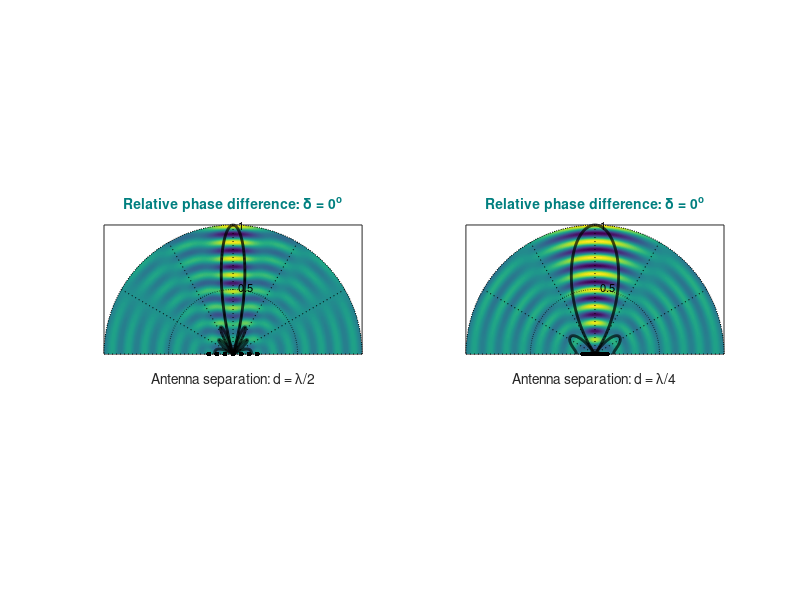
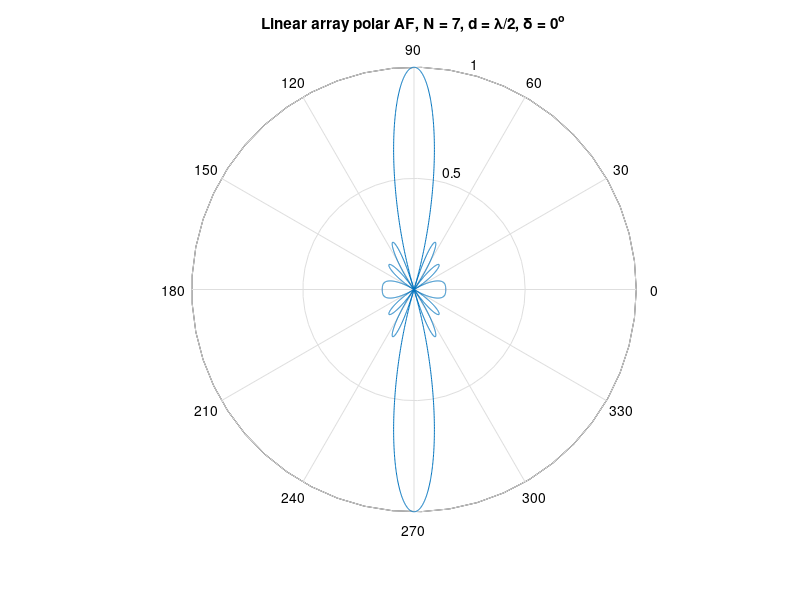
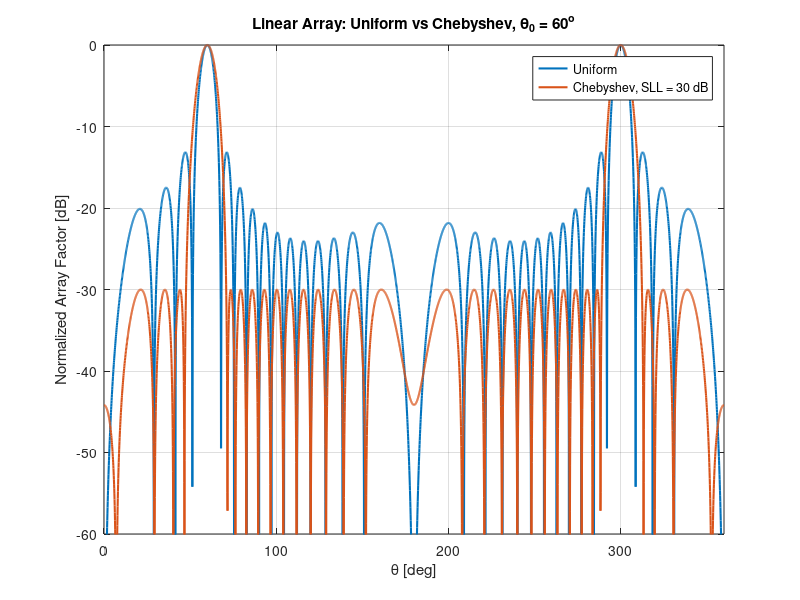
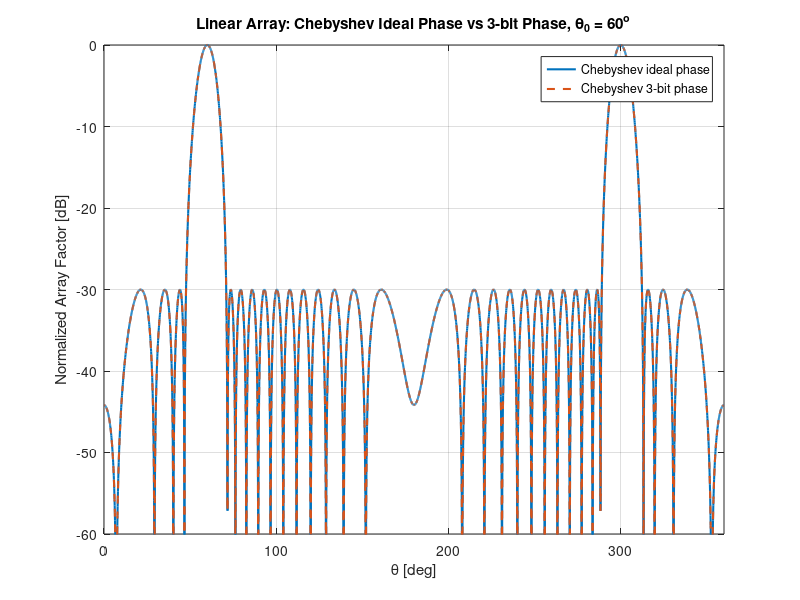

MATLAB code to generate these figures, in order:
function s7()
% Complete phased-array MATLAB demo combining:
%   1) Original-style spatial field snapshots E(x,y,t)
%   2) Original-style polar array-factor plots
%   3) Chebyshev amplitude tapering
%   4) 3-bit phase quantization
%   5) Linear vs circular array comparison
%   6) Numerical metrics: HPBW, PSLL, pointing error, quantization loss
%   7) Circular-array Chebyshev tapering and phase quantization
%   8) Separate phase-quantization figures for 60 deg and 55 deg steering

clear; clc; close all;
set(0,'defaultFigureColor',[1 1 1]);

%  1. Physical and numerical parameters
freq   = 1e9;          % Hz
c      = 3e8;          % m/s
lambda = c/freq;       % wavelength
T      = 1/freq;       % period
omega  = 2*pi*freq;    % angular frequency
k      = 2*pi/lambda;  % wavenumber

% Angular grid for array-factor plots
theta = linspace(0, 2*pi, 4001);
thetaDeg = theta*180/pi;

% Spatial grid parameters for field snapshots
Ns = 30;               % samples per wavelength
Rmax = 8*lambda;       % field view radius
t0 = 0;                % one time snapshot

%  2. Original-style visualization, like the first demo
%  7-element linear array, d = lambda/2 and d = lambda/4, broadside

N0 = 7;
theta0_original = pi/2;       % broadside for linear array along x-axis
ampUniform7 = ones(N0,1);

[xLin_half,    yLin_half]    = linearArray2D(N0, lambda/2);
[xLin_quarter, yLin_quarter] = linearArray2D(N0, lambda/4);

figure('Name','Original-style field snapshots');
subplot(1,2,1);
plotFieldSnapshotAxes(gca, xLin_half, yLin_half, ampUniform7, theta, ...
    theta0_original, k, omega, t0, lambda, Ns, Rmax, inf, true, ...
    'Antenna separation: d = \lambda/2', ...
    'Relative phase difference: \delta = 0^o');

subplot(1,2,2);
plotFieldSnapshotAxes(gca, xLin_quarter, yLin_quarter, ampUniform7, theta, ...
    theta0_original, k, omega, t0, lambda, Ns, Rmax, inf, true, ...
    'Antenna separation: d = \lambda/4', ...
    'Relative phase difference: \delta = 0^o');

% Original-style polar plot of the array factor
AF_original = arrayFactor2D(xLin_half, yLin_half, ampUniform7, theta, ...
    theta0_original, k, inf);

figure('Name','Original-style polar array factor');
polar(theta, AF_original/max(AF_original));
title('Linear array polar AF, N = 7, d = \lambda/2, \delta = 0^o');

%  3. Extended study parameters
N = 16;                 % number of elements for the extended study
d = lambda/2;           % nominal inter-element spacing
theta0_deg = 60;        % off-broadside steering angle
theta0 = theta0_deg*pi/180;

SLL = 30;               % Chebyshev sidelobe target in dB
B = 3;                  % phase shifter bits
analysisSectorDeg = 180;

if exist('chebwin','file') ~= 2
    error(['chebwin was not found. It requires the Signal Processing Toolbox. ', ...
           'Install it or replace wCheb with another taper.']);
end

%  4. Create geometries
[xLin, yLin]   = linearArray2D(N, d);
[xCirc, yCirc] = circularArray2D(N, d);

%  5. Amplitude weights
wUniform = ones(N,1);

wCheb = chebwin(N, SLL);
wCheb = wCheb / max(wCheb);

%  6. Compute array factors
% Linear array
AF_lin_uniform_ideal = arrayFactor2D(xLin, yLin, wUniform, theta, theta0, k, inf);
AF_lin_cheb_ideal    = arrayFactor2D(xLin, yLin, wCheb,    theta, theta0, k, inf);
AF_lin_uniform_q     = arrayFactor2D(xLin, yLin, wUniform, theta, theta0, k, B);
AF_lin_cheb_q        = arrayFactor2D(xLin, yLin, wCheb,    theta, theta0, k, B);

% Circular array
AF_circ_uniform_ideal = arrayFactor2D(xCirc, yCirc, wUniform, theta, theta0, k, inf);
AF_circ_uniform_q     = arrayFactor2D(xCirc, yCirc, wUniform, theta, theta0, k, B);
AF_circ_cheb_ideal    = arrayFactor2D(xCirc, yCirc, wCheb,    theta, theta0, k, inf);
AF_circ_cheb_q        = arrayFactor2D(xCirc, yCirc, wCheb,    theta, theta0, k, B);

% Extra phase-quantization study for the linear Chebyshev case
B_high = 4;             % higher phase resolution: 16 states, 22.5 deg step
B_low  = 1;             % lower phase resolution: 2 states, 180 deg step
theta0_alt_deg = 55;    % alternative steering angle to make quantization error visible
theta0_alt = theta0_alt_deg*pi/180;

AF_lin_cheb_q_4bit      = arrayFactor2D(xLin, yLin, wCheb, theta, theta0,     k, B_high);
AF_lin_cheb_q_1bit      = arrayFactor2D(xLin, yLin, wCheb, theta, theta0,     k, B_low);
AF_lin_cheb_ideal_55    = arrayFactor2D(xLin, yLin, wCheb, theta, theta0_alt, k, inf);
AF_lin_cheb_q_4bit_55   = arrayFactor2D(xLin, yLin, wCheb, theta, theta0_alt, k, B_high);
AF_lin_cheb_q_3bit_55   = arrayFactor2D(xLin, yLin, wCheb, theta, theta0_alt, k, B);
AF_lin_cheb_q_1bit_55   = arrayFactor2D(xLin, yLin, wCheb, theta, theta0_alt, k, B_low);


%  7. dB plots for analytical comparison
figure('Name','Linear uniform vs Chebyshev');
plot(thetaDeg, normDb(AF_lin_uniform_ideal), 'LineWidth', 1.5); hold on;
plot(thetaDeg, normDb(AF_lin_cheb_ideal),    'LineWidth', 1.5);
grid on; ylim([-60 0]); xlim([0 360]);
xlabel('\theta [deg]');
ylabel('Normalized Array Factor [dB]');
title(['Linear Array: Uniform vs Chebyshev, \theta_0 = ' num2str(theta0_deg) '^o']);
legend('Uniform', ['Chebyshev, SLL = ' num2str(SLL) ' dB']);

figure('Name','Linear phase quantization');
plot(thetaDeg, normDb(AF_lin_cheb_ideal), 'LineWidth', 1.5); hold on;
plot(thetaDeg, normDb(AF_lin_cheb_q), '--', 'LineWidth', 1.5);
grid on; ylim([-60 0]); xlim([0 360]);
xlabel('\theta [deg]');
ylabel('Normalized Array Factor [dB]');
title(['Linear Array: Chebyshev Ideal Phase vs ' num2str(B) '-bit Phase, \theta_0 = ' num2str(theta0_deg) '^o']);
legend('Chebyshev ideal phase', ['Chebyshev ' num2str(B) '-bit phase']);

figure('Name','Linear Chebyshev phase bits, theta0 = 60 deg');
plot(thetaDeg, normDb(AF_lin_cheb_ideal),  'LineWidth', 1.5); hold on;
plot(thetaDeg, normDb(AF_lin_cheb_q_4bit), '--', 'LineWidth', 1.5);
plot(thetaDeg, normDb(AF_lin_cheb_q),      '-.', 'LineWidth', 1.5);
plot(thetaDeg, normDb(AF_lin_cheb_q_1bit), ':',  'LineWidth', 1.8);
grid on; ylim([-60 0]); xlim([0 360]);
xlabel('\theta [deg]');
ylabel('Normalized Array Factor [dB]');
title(['Linear Chebyshev: Ideal vs 4-bit, 3-bit, 1-bit, \theta_0 = ' num2str(theta0_deg) '^o']);
legend( ...
    ['Ideal, \theta_0 = ' num2str(theta0_deg) '^o'], ...
    [num2str(B_high) '-bit, \theta_0 = ' num2str(theta0_deg) '^o'], ...
    [num2str(B)      '-bit, \theta_0 = ' num2str(theta0_deg) '^o'], ...
    [num2str(B_low)  '-bit, \theta_0 = ' num2str(theta0_deg) '^o'] ...
);

figure('Name','Linear Chebyshev phase bits, theta0 = 55 deg');
plot(thetaDeg, normDb(AF_lin_cheb_ideal_55),  'LineWidth', 1.5); hold on;
plot(thetaDeg, normDb(AF_lin_cheb_q_4bit_55), '--', 'LineWidth', 1.5);
plot(thetaDeg, normDb(AF_lin_cheb_q_3bit_55), '-.', 'LineWidth', 1.5);
plot(thetaDeg, normDb(AF_lin_cheb_q_1bit_55), ':',  'LineWidth', 1.8);
grid on; ylim([-60 0]); xlim([0 360]);
xlabel('\theta [deg]');
ylabel('Normalized Array Factor [dB]');
title(['Linear Chebyshev: Ideal vs 4-bit, 3-bit, 1-bit, \theta_0 = ' num2str(theta0_alt_deg) '^o']);
legend( ...
    ['Ideal, \theta_0 = ' num2str(theta0_alt_deg) '^o'], ...
    [num2str(B_high) '-bit, \theta_0 = ' num2str(theta0_alt_deg) '^o'], ...
    [num2str(B)      '-bit, \theta_0 = ' num2str(theta0_alt_deg) '^o'], ...
    [num2str(B_low)  '-bit, \theta_0 = ' num2str(theta0_alt_deg) '^o'] ...
);

figure('Name','Linear vs circular');
plot(thetaDeg, normDb(AF_lin_uniform_ideal),  'LineWidth', 1.5); hold on;
plot(thetaDeg, normDb(AF_circ_uniform_ideal), 'LineWidth', 1.5);
grid on; ylim([-60 0]); xlim([0 360]);
xlabel('\theta [deg]');
ylabel('Normalized Array Factor [dB]');
title(['Linear Array vs Circular Array, \theta_0 = ' num2str(theta0_deg) '^o']);
legend('Linear array', 'Circular array');

figure('Name','Circular uniform vs Chebyshev');
plot(thetaDeg, normDb(AF_circ_uniform_ideal), 'LineWidth', 1.5); hold on;
plot(thetaDeg, normDb(AF_circ_cheb_ideal),    'LineWidth', 1.5);
grid on; ylim([-60 0]); xlim([0 360]);
xlabel('\theta [deg]');
ylabel('Normalized Array Factor [dB]');
title(['Circular Array: Uniform vs Chebyshev, \theta_0 = ' num2str(theta0_deg) '^o']);
legend('Circular uniform', ['Circular Chebyshev, SLL = ' num2str(SLL) ' dB']);

figure('Name','Circular phase quantization');
plot(thetaDeg, normDb(AF_circ_uniform_ideal), 'LineWidth', 1.5); hold on;
plot(thetaDeg, normDb(AF_circ_uniform_q), '--', 'LineWidth', 1.5);
grid on; ylim([-60 0]); xlim([0 360]);
xlabel('\theta [deg]');
ylabel('Normalized Array Factor [dB]');
title(['Circular Array: Uniform Ideal Phase vs ' num2str(B) '-bit Phase, \theta_0 = ' num2str(theta0_deg) '^o']);
legend('Circular uniform ideal phase', ['Circular uniform ' num2str(B) '-bit phase']);

figure('Name','Circular Chebyshev phase quantization');
plot(thetaDeg, normDb(AF_circ_cheb_ideal), 'LineWidth', 1.5); hold on;
plot(thetaDeg, normDb(AF_circ_cheb_q), '--', 'LineWidth', 1.5);
grid on; ylim([-60 0]); xlim([0 360]);
xlabel('\theta [deg]');
ylabel('Normalized Array Factor [dB]');
title(['Circular Array: Chebyshev Ideal Phase vs ' num2str(B) '-bit Phase, \theta_0 = ' num2str(theta0_deg) '^o']);
legend('Circular Chebyshev ideal phase', ['Circular Chebyshev ' num2str(B) '-bit phase']);

%  8. Extended field snapshots, now including tapering, quantization,
%  and circular geometry
figure('Name','Extended field snapshots');
subplot(1,3,1);
plotFieldSnapshotAxes(gca, xLin, yLin, wCheb, theta, theta0, k, omega, ...
    t0, lambda, Ns, Rmax, B, false, ...
    ['Linear Chebyshev, ' num2str(B) '-bit phase'], ...
    ['\theta_0 = ' num2str(theta0_deg) '^o']);

subplot(1,3,2);
plotFieldSnapshotAxes(gca, xCirc, yCirc, wUniform, theta, theta0, k, omega, ...
    t0, lambda, Ns, Rmax, B, false, ...
    ['Circular uniform, ' num2str(B) '-bit phase'], ...
    ['\theta_0 = ' num2str(theta0_deg) '^o']);

subplot(1,3,3);
plotFieldSnapshotAxes(gca, xCirc, yCirc, wCheb, theta, theta0, k, omega, ...
    t0, lambda, Ns, Rmax, B, false, ...
    ['Circular Chebyshev, ' num2str(B) '-bit phase'], ...
    ['\theta_0 = ' num2str(theta0_deg) '^o']);

%  9. Metrics
m_lin_uniform_ideal  = patternMetrics(theta, AF_lin_uniform_ideal, theta0, analysisSectorDeg);
m_lin_cheb_ideal     = patternMetrics(theta, AF_lin_cheb_ideal,    theta0, analysisSectorDeg);
m_lin_cheb_q         = patternMetrics(theta, AF_lin_cheb_q,        theta0, analysisSectorDeg);
m_lin_cheb_q_4bit    = patternMetrics(theta, AF_lin_cheb_q_4bit,   theta0, analysisSectorDeg);
m_lin_cheb_q_1bit    = patternMetrics(theta, AF_lin_cheb_q_1bit,   theta0, analysisSectorDeg);
m_lin_cheb_ideal_55  = patternMetrics(theta, AF_lin_cheb_ideal_55, theta0_alt, analysisSectorDeg);
m_lin_cheb_q_4bit_55 = patternMetrics(theta, AF_lin_cheb_q_4bit_55, theta0_alt, analysisSectorDeg);
m_lin_cheb_q_3bit_55 = patternMetrics(theta, AF_lin_cheb_q_3bit_55, theta0_alt, analysisSectorDeg);
m_lin_cheb_q_1bit_55 = patternMetrics(theta, AF_lin_cheb_q_1bit_55, theta0_alt, analysisSectorDeg);
m_circ_uniform_ideal = patternMetrics(theta, AF_circ_uniform_ideal, theta0, analysisSectorDeg);
m_circ_uniform_q     = patternMetrics(theta, AF_circ_uniform_q,     theta0, analysisSectorDeg);
m_circ_cheb_ideal    = patternMetrics(theta, AF_circ_cheb_ideal,    theta0, analysisSectorDeg);
m_circ_cheb_q        = patternMetrics(theta, AF_circ_cheb_q,        theta0, analysisSectorDeg);

loss_lin_cheb_q_dB      = quantizationLoss(theta, AF_lin_cheb_ideal, AF_lin_cheb_q, theta0, analysisSectorDeg);
loss_lin_cheb_4bit_dB = quantizationLoss(theta, AF_lin_cheb_ideal, AF_lin_cheb_q_4bit, theta0, analysisSectorDeg);
loss_lin_cheb_1bit_dB = quantizationLoss(theta, AF_lin_cheb_ideal, AF_lin_cheb_q_1bit, theta0, analysisSectorDeg);
loss_lin_cheb_4bit_55_dB = quantizationLoss(theta, AF_lin_cheb_ideal_55, AF_lin_cheb_q_4bit_55, theta0_alt, analysisSectorDeg);
loss_lin_cheb_3bit_55_dB = quantizationLoss(theta, AF_lin_cheb_ideal_55, AF_lin_cheb_q_3bit_55, theta0_alt, analysisSectorDeg);
loss_lin_cheb_1bit_55_dB = quantizationLoss(theta, AF_lin_cheb_ideal_55, AF_lin_cheb_q_1bit_55, theta0_alt, analysisSectorDeg);
loss_circ_q_dB        = quantizationLoss(theta, AF_circ_uniform_ideal, AF_circ_uniform_q, theta0, analysisSectorDeg);
loss_circ_cheb_q_dB   = quantizationLoss(theta, AF_circ_cheb_ideal, AF_circ_cheb_q, theta0, analysisSectorDeg);

fprintf('\n============================================================\n');
fprintf('Final phased-array demo metrics\n');
fprintf('freq = %.3e Hz, lambda = %.3f m\n', freq, lambda);
fprintf('N = %d, d/lambda = %.3f, theta0 = %.1f deg\n', N, d/lambda, theta0_deg);
fprintf('Metrics are evaluated inside +/- %.1f deg around theta0.\n', analysisSectorDeg/2);
fprintf('============================================================\n\n');

printMetrics('Linear uniform ideal', m_lin_uniform_ideal);
printMetrics('Linear Chebyshev ideal', m_lin_cheb_ideal);
printMetrics(['Linear Chebyshev ' num2str(B) '-bit'], m_lin_cheb_q);
fprintf('Linear Chebyshev quantization peak loss: %.3f dB\n\n', loss_lin_cheb_q_dB);

fprintf('Extra linear Chebyshev phase-quantization study, theta0 = %.1f deg\n', theta0_deg);
printMetrics(['Linear Chebyshev ' num2str(B_high) '-bit, theta0 = ' num2str(theta0_deg) ' deg'], m_lin_cheb_q_4bit);
printMetrics(['Linear Chebyshev ' num2str(B)      '-bit, theta0 = ' num2str(theta0_deg) ' deg'], m_lin_cheb_q);
printMetrics(['Linear Chebyshev ' num2str(B_low)  '-bit, theta0 = ' num2str(theta0_deg) ' deg'], m_lin_cheb_q_1bit);
fprintf('Linear Chebyshev 4-bit quantization peak loss at theta0 = %.1f deg: %.3f dB\n', theta0_deg, loss_lin_cheb_4bit_dB);
fprintf('Linear Chebyshev 3-bit quantization peak loss at theta0 = %.1f deg: %.3f dB\n', theta0_deg, loss_lin_cheb_q_dB);
fprintf('Linear Chebyshev 1-bit quantization peak loss at theta0 = %.1f deg: %.3f dB\n\n', theta0_deg, loss_lin_cheb_1bit_dB);

fprintf('Extra linear Chebyshev phase-quantization study, theta0 = %.1f deg\n', theta0_alt_deg);
printMetrics(['Linear Chebyshev ideal, theta0 = ' num2str(theta0_alt_deg) ' deg'], m_lin_cheb_ideal_55);
printMetrics(['Linear Chebyshev ' num2str(B_high) '-bit, theta0 = ' num2str(theta0_alt_deg) ' deg'], m_lin_cheb_q_4bit_55);
printMetrics(['Linear Chebyshev ' num2str(B)      '-bit, theta0 = ' num2str(theta0_alt_deg) ' deg'], m_lin_cheb_q_3bit_55);
printMetrics(['Linear Chebyshev ' num2str(B_low)  '-bit, theta0 = ' num2str(theta0_alt_deg) ' deg'], m_lin_cheb_q_1bit_55);
fprintf('Linear Chebyshev 4-bit quantization peak loss at theta0 = %.1f deg: %.3f dB\n', theta0_alt_deg, loss_lin_cheb_4bit_55_dB);
fprintf('Linear Chebyshev 3-bit quantization peak loss at theta0 = %.1f deg: %.3f dB\n', theta0_alt_deg, loss_lin_cheb_3bit_55_dB);
fprintf('Linear Chebyshev 1-bit quantization peak loss at theta0 = %.1f deg: %.3f dB\n\n', theta0_alt_deg, loss_lin_cheb_1bit_55_dB);

printMetrics('Circular uniform ideal', m_circ_uniform_ideal);
printMetrics(['Circular uniform ' num2str(B) '-bit'], m_circ_uniform_q);
fprintf('Circular uniform quantization peak loss: %.3f dB\n\n', loss_circ_q_dB);

printMetrics('Circular Chebyshev ideal', m_circ_cheb_ideal);
printMetrics(['Circular Chebyshev ' num2str(B) '-bit'], m_circ_cheb_q);
fprintf('Circular Chebyshev quantization peak loss: %.3f dB\n', loss_circ_cheb_q_dB);

fprintf('============================================================\n');

end

% Local functions
function [x, y] = linearArray2D(N, d)
    n = (0:N-1).';
    x = (n - (N-1)/2) * d;
    y = zeros(N,1);
end

function [x, y] = circularArray2D(N, d)
    n = (0:N-1).';

    % Radius chosen so that adjacent chord spacing is approximately d
    R = d / (2*sin(pi/N));

    alpha = 2*pi*n/N;
    x = R*cos(alpha);
    y = R*sin(alpha);
end

function AF = arrayFactor2D(x, y, amp, theta, theta0, k, phaseBits)

    x = x(:);
    y = y(:);
    amp = amp(:);

    phi = steeringPhases(x, y, theta0, k, phaseBits);

    w = amp .* exp(1j*phi);

    AF = zeros(size(theta));

    for it = 1:length(theta)
        spatialPhase = k*(x*cos(theta(it)) + y*sin(theta(it)));
        AF(it) = abs(sum(w .* exp(1j*spatialPhase)));
    end
end

function phi = steeringPhases(x, y, theta0, k, phaseBits)

    phi = -k*(x*cos(theta0) + y*sin(theta0));

    if isfinite(phaseBits)
        phi = quantizePhase(phi, phaseBits);
    end
end

function phiQ = quantizePhase(phi, B)

    L = 2^B;
    deltaPhi = 2*pi/L;

    % Wrap to [-pi, pi]
    phiWrapped = angle(exp(1j*phi));

    % Quantize to nearest available state
    phiQ = deltaPhi * round(phiWrapped/deltaPhi);

    % Wrap again
    phiQ = angle(exp(1j*phiQ));
end

function ydb = normDb(AF)
    AF = abs(AF);
    ydb = 20*log10(AF/max(AF) + eps);
end

function plotFieldSnapshotAxes(ax, xe, ye, amp, theta, theta0, k, omega, ...
    t0, lambda, Ns, Rmax, phaseBits, upperHalfOnly, xLabelText, titleText)

    axes(ax);

    ds = lambda/Ns;
    R = 0:ds:Rmax;

    xg = R.'*cos(theta);
    yg = R.'*sin(theta);

    phi = steeringPhases(xe, ye, theta0, k, phaseBits);

    E = zeros(size(xg));

    for n = 1:length(xe)
        Rn = sqrt((xg - xe(n)).^2 + (yg - ye(n)).^2);
        E = E + amp(n)*cos(omega*t0 - k*Rn + phi(n));
    end

    % Normalize field only for visualization
    E = E / (max(abs(E(:))) + eps);

    normScale = Rmax;

    pcolor(xg/normScale, yg/normScale, E);
    shading interp;
    hold on;

%     % Array factor overlay in normalized polar coordinates
    AF = arrayFactor2D(xe, ye, amp, theta, theta0, k, phaseBits);
    AF = AF / max(AF);

    addPolarGrid(upperHalfOnly);

    plot(AF.*cos(theta), AF.*sin(theta), 'k', 'LineWidth', 2);

    % Element positions
    plot(xe/normScale, ye/normScale, 'k.', 'MarkerSize', 12);

    axis equal;

    if upperHalfOnly
        xlim([-1 1]);
        ylim([0 1]);
    else
        xlim([-1 1]);
        ylim([-1 1]);
    end

    xlabel(xLabelText, 'FontSize', 10);
    title(titleText, 'FontSize', 10, 'Color', [0 0.5 0.5]);

    set(gca,'XTick',[]);
    set(gca,'YTick',[]);
    box on;
end

function addPolarGrid(upperHalfOnly)

    th = linspace(0, 2*pi, 720);

    if upperHalfOnly
        thGrid = linspace(0, pi, 361);
    else
        thGrid = th;
    end

    % Radius circles
    radii = [0.5 1.0];
    for r = radii
        plot(r*cos(thGrid), r*sin(thGrid), ':k', 'LineWidth', 0.7);
    end

    % Angle spokes
    if upperHalfOnly
        angleList = 0:30:180;
    else
        angleList = 0:30:330;
    end

    for a = angleList
        ar = a*pi/180;
        plot([0 cos(ar)], [0 sin(ar)], ':k', 'LineWidth', 0.7);
    end

    % Small labels similar to the original plot
    text(0.04, 0.52, '0.5', 'FontSize', 8);
    text(0.04, 1.00, '1', 'FontSize', 8);
end

function loss_dB = quantizationLoss(theta, AFideal, AFq, theta0, sectorDeg)

    rel = wrapToPiLocal(theta - theta0);
    sectorRad = (sectorDeg*pi/180)/2;
    mask = abs(rel) <= sectorRad;

    peakIdeal = max(abs(AFideal(mask)));
    peakQ     = max(abs(AFq(mask)));

    loss_dB = 20*log10(peakQ/peakIdeal + eps);
end

function m = patternMetrics(theta, AF, theta0, sectorDeg)

    AF = abs(AF);
    rel = wrapToPiLocal(theta - theta0);

    sectorRad = (sectorDeg*pi/180)/2;
    mask = abs(rel) <= sectorRad;

    relSect = rel(mask);
    AFSect  = AF(mask);

    [relSort, order] = sort(relSect);
    AFSort = AFSect(order);

    [peakVal, idxPeak] = max(AFSort);
    AFNorm = AFSort / peakVal;
    AFdB = 20*log10(AFNorm + eps);

    peakRel = relSort(idxPeak);
    m.peakAngleDeg = wrapTo360Local((theta0 + peakRel)*180/pi);
    m.pointingErrorDeg = peakRel*180/pi;

    % HPBW: -3 dB crossings
    left = idxPeak;
    while left > 1 && AFdB(left) > -3
        left = left - 1;
    end

    right = idxPeak;
    while right < length(AFdB) && AFdB(right) > -3
        right = right + 1;
    end

    if left == 1 || right == length(AFdB)
        m.HPBWdeg = NaN;
    else
        leftCross = interpCrossing(relSort(left), relSort(left+1), ...
            AFdB(left), AFdB(left+1), -3);
        rightCross = interpCrossing(relSort(right-1), relSort(right), ...
            AFdB(right-1), AFdB(right), -3);
        m.HPBWdeg = (rightCross - leftCross)*180/pi;
    end

    % Approximate first nulls around the main lobe
    leftNull = idxPeak - 1;
    while leftNull > 2
        if AFNorm(leftNull) < AFNorm(leftNull-1) && AFNorm(leftNull) < AFNorm(leftNull+1)
            break;
        end
        leftNull = leftNull - 1;
    end

    rightNull = idxPeak + 1;
    while rightNull < length(AFNorm)-1
        if AFNorm(rightNull) < AFNorm(rightNull-1) && AFNorm(rightNull) < AFNorm(rightNull+1)
            break;
        end
        rightNull = rightNull + 1;
    end

    sllMask = true(size(AFNorm));

    if leftNull > 2 && rightNull < length(AFNorm)-1
        sllMask(leftNull:rightNull) = false;
    else
        if ~isnan(m.HPBWdeg)
            mainHalfWidth = (m.HPBWdeg*pi/180);
            sllMask(abs(relSort - peakRel) <= mainHalfWidth) = false;
        else
            sllMask(max(1,idxPeak-20):min(length(AFNorm),idxPeak+20)) = false;
        end
    end

    if any(sllMask)
        m.PSLLdB = max(AFdB(sllMask));
    else
        m.PSLLdB = NaN;
    end
end

function x = interpCrossing(x1, x2, y1, y2, yTarget)
    if abs(y2-y1) < eps
        x = (x1+x2)/2;
    else
        x = x1 + (yTarget-y1)*(x2-x1)/(y2-y1);
    end
end

function printMetrics(name, m)
    fprintf('%s\n', name);
    fprintf('  Peak angle      : %.2f deg\n', m.peakAngleDeg);
    fprintf('  Pointing error  : %.2f deg\n', m.pointingErrorDeg);
    fprintf('  HPBW            : %.2f deg\n', m.HPBWdeg);
    fprintf('  PSLL            : %.2f dB\n\n', m.PSLLdB);
end

function y = wrapToPiLocal(x)
    y = mod(x + pi, 2*pi) - pi;
end

function y = wrapTo360Local(xDeg)
    y = mod(xDeg, 360);
end
